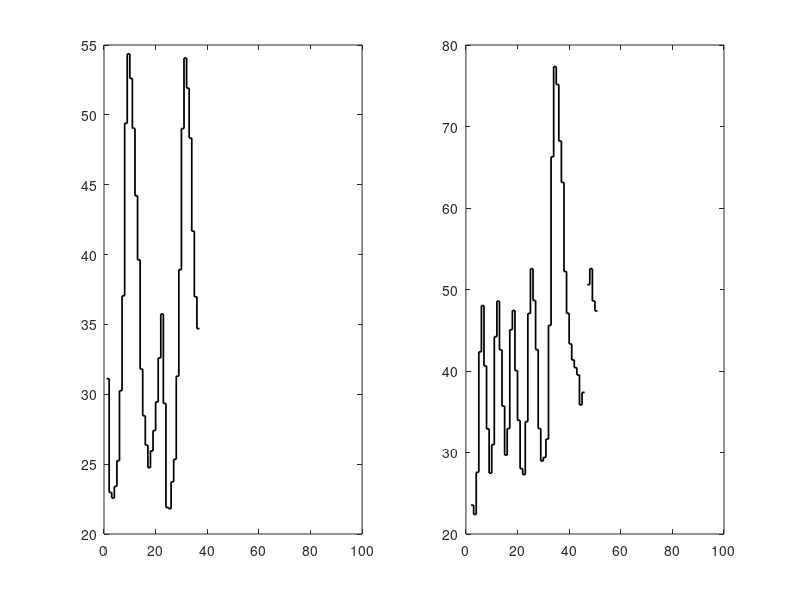

MATLAB code to generate this figure: (Note: this script raises an error after producing the figure.)


load('con3p')
load('con5p')

% visualize the consensus
close all
figure(1);subplot(1,2,1); ylabel('Current'); title('3p feeding'); xlabel('enzyme step number')
stairs(con3p.levels,'linewidth',1.25,'color','k')
subplot(1,2,2); ylabel('Current'); title('5p feeding'); xlabel('enzyme step number')
stairs(con5p.levels,'linewidth',1.25,'color','k')


% do the monte carlo & phase minimization
nMonte = 50;
warning('off','all')
% matlab doesn't like some of the NaN's here, but it doesn't really matter
levs.levs3pI = con3p.levels(1:2:35);
levs.stds3pI = con3p.sem(1:2:35);
levs.levs3pD = con3p.levels(2:2:36);
levs.stds3pD = con3p.sem(2:2:36);

levs.levs5pI = con5p.levels(2:2:20);
levs.stds5pI = con5p.sem(2:2:20);
levs.levs5pD = con5p.levels(3:2:21);
levs.stds5pD = con5p.sem(3:2:21);

levs.x3 = 1:length(levs.levs3pI);
[levs.phase3p,levs.dphase3p] = minimizePhase(levs.x3,levs.levs3pI,levs.stds3pI,...
    levs.levs3pD,levs.stds3pD,nMonte,true,1);

levs.x5 = 1:length(levs.levs5pI);
[levs.phase5p,levs.dphase5p] = minimizePhase(levs.x5,levs.levs5pI,levs.stds5pI,...
    levs.levs5pD,levs.stds5pD,nMonte,true,2);
warning('on','all')
%
figure(1); 
subplot(3,1,1)
title('Force assisting')
ylabel('Current (pA)')
ylim([10 60])
xlim([3 15])
set(gca,'xtick',3:15,'xticklabel',num2cell(0:12))
set(gca,'ytick',0:10:60)
xlabel('Position (nt)')
subplot(3,1,2);
ylabel('Probability (arbs)')
set(gca,'yticklabel','')
xlabel('Phase shift (nt)')
subplot(3,1,3);
ylabel('Score')
xlabel('Phase shift (nt)')
set(gca,'yscale','log')

figure(2); 
subplot(3,1,1)
title('Force opposing')
ylabel('Current (pA)')
xlabel('Position (nt)')
xlim([0 12])
ylim([10 60])
set(gca,'ytick',0:10:60,'xtick',0:12,'xticklabel',num2cell(0:12))
subplot(3,1,2)
ylabel('Probability  (arbs)')
set(gca,'yticklabel','')
xlabel('Phase shift (nt)')

subplot(3,1,3)
ylabel('Score')
xlabel('Phase shift (nt)')
set(gca,'yscale','log')

